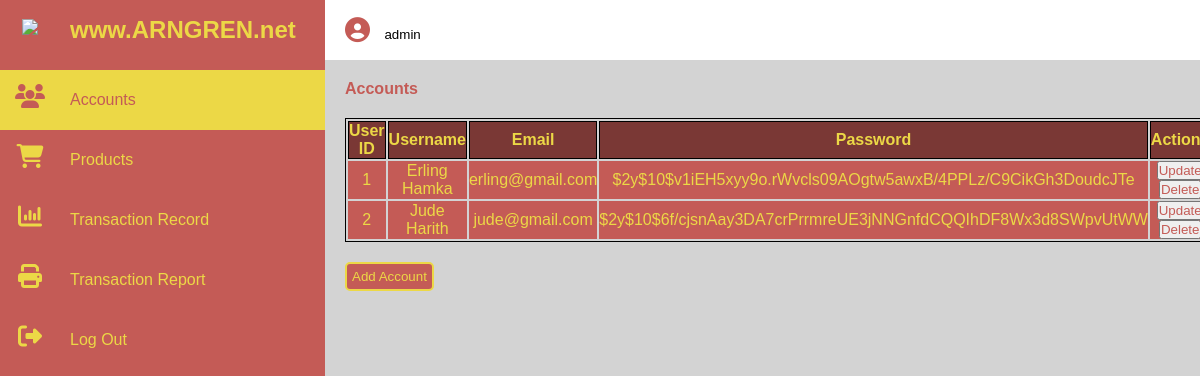
/src/admin/account/dashboard.php, run on an earlier commit of the app's database.
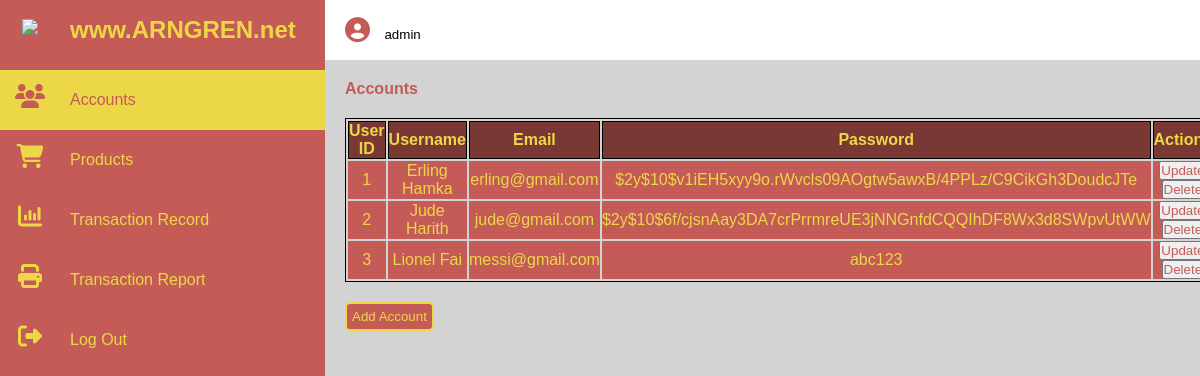
And on a later commit of the database.
### tables this page shows
CREATE TABLE `user` (
  `userID` int(255) NOT NULL,
  `fullName` varchar(255) NOT NULL,
  `password` varchar(255) NOT NULL,
  `email` varchar(255) NOT NULL,
  `logStatus` tinyint(1) NOT NULL
);

### src/admin/account/dashboard.php (the view, shortened to what this page needs)
<!DOCTYPE HTML>
<html lang = "en">
<head>
	<link rel="stylesheet" href="../../../assets/css/dashboard.css">
</head>
<body>
	<div class = "sidebarcontainer">
		<div class = "sidebar" id = "sidebar">
			<ul>
				<li>
					<a href = "">
						<span class = "icon"><img src = "../../../assets/images/logo.PNG" width = "50px"></span>
						<span class = "title"><h2>www.ARNGREN.net</h2></span>
					</a>
				</li>
				<li>
					<a class = "active" href = "../../admin/account/dashboard.php">
						<span class = "icon"><i class = "fa fa-users"></i></span>
						<span class = "title">Accounts</span>
					</a>
				</li>
				<li>
					<a href = "../../admin/product/product.php">
						<span class = "icon"><i class = "fa fa-shopping-cart"></i></span>
						<span class = "title">Products</span>
					</a>
				</li>
				<li>
					<a href = "../../admin/transaction/record.php">
						<span class = "icon"><i class = "fa fa-bar-chart"></i></span>
						<span class = "title">Transaction Record</span>
					</a>
				</li>
				<li>
					<a href = "../../admin/transaction/report.php">
						<span class = "icon"><i class = "fa fa-print"></i></span>
						<span class = "title">Transaction Report</span>
					</a>
				</li>
				<li>
					<a href = "../../auth/logout.php">
						<span class = "icon"><i class = "fa fa-sign-out"></i></span>
						<span class = "title">Log Out</span>
					</a>
				</li>
			</ul>
		</div>
		<div class = "main">
			<div class = "topbar">
				<div class = "admin">
					<i style = "color: #c45b56" class = "fa fa-user-circle"></i>
					<small>
						<?php
							global $conn;
							$sql = "SELECT adminUsername FROM admin WHERE logStatus = 1;";
							$result = mysqli_query($conn, $sql);
							if ($result -> num_rows > 0)
							{
								while ($row = $result -> fetch_assoc())
								{
									echo $row["adminUsername"];
								}
							}
						?>
					</small>
				</div>
			</div>
			<div class = "display-accounts">
				<ul>
					<li>
						<a href = "../../admin/account/dashboard.php" style = "font-weight: bold;">Accounts</a>
					</li>
				</ul>
				<table>
					<thead>
						<tr>
							<th scope = "col">User ID</th>
							<th scope = "col">Username</th>
							<th scope = "col">Email</th>
							<th scope = "col">Password</th>
							<th scope = "col">Actions</th>
						</tr>
					</thead>
					<tbody>
						<?php
							global $conn;
							$sql = "SELECT * FROM user";
							$result = mysqli_query($conn, $sql);
							if ($result -> num_rows > 0)
							{
								while ($row = $result -> fetch_assoc())
								{
									echo "<tr style = 'text-align: center;'>
											<td>".$row['userID']."</td>
											<td>".$row['fullName']."</td>
											<td>".$row['email']."</td>
											<td>".$row['password']."</td>
											<td>
												<button><a href=\"../../admin/account/updateAccount.php?updateID=$row[userID]\">Update</a></button>
												<button><a href=\"../../admin/account/deleteAccount.php?deleteID=$row[userID]\">Delete</a></button>
											</td>
										 </tr>";
								}
							}
						?>
					</tbody>
				</table>
				<div class = "addbutton">
					<button><a href = "../../admin/account/addAccount.php">Add Account</button>
				</div>
			</div>
		</div>
	</div>
</body>
</html>

What changed in the data, as far as the page shows it:
added user: userID "3", fullName "Lionel Fai", email "messi@gmail.com", password "abc123"
